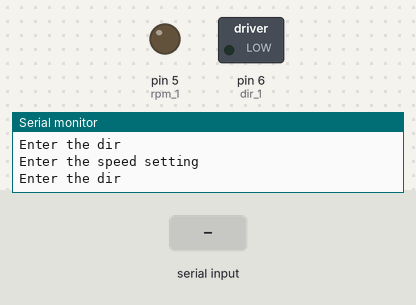
A sketch run on a simulated Arduino Uno, built with avr-gcc and run on an emulated ATmega328P. Parts: switched loads named in the sketch (green lamp = pin HIGH), output pins drawn as LEDs (lit = HIGH), the last lines printed to the serial monitor. The test bench sets the inputs (shaded band).

Above: at 2.2 s.
2.3 s: "1\n" received over Serial
At 3.0 s:
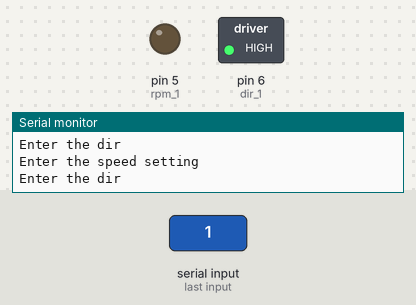
4.8 s: "90,45\n" received over Serial
6.3 s: "200\n" received over Serial
Timing chart, 0 to 9.3 s (numbered marks = the images above; inputs shaded):
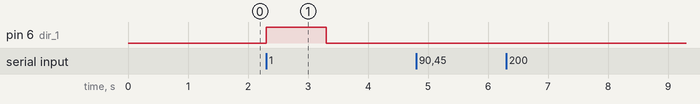

Measured:
- after the input at 2.3 s, pin 6 (dir_1): LOW → HIGH at once, → LOW 1.0 s later

The sketch:

motor_drive_test2.ino
```cpp
#define rpm_1 5
#define dir_1 6

int dir;
int rpm;

void change_dir(int sp, int dirn){
  update_speed(sp,0);
  if (dirn == 0){
    digitalWrite(dir_1, LOW);
    }
  else{
    digitalWrite(dir_1, HIGH);
    }
  update_speed(0,sp);
}


void update_speed(int curr, int updated) {
  if (curr > updated)
  {
    for (int i = curr; i >= updated; --i)
     {analogWrite(rpm_1, i);
     }
  }
  else {
    for (int j = curr; j <= updated; ++j)
      analogWrite(rpm_1, j);
  }
}


void forward(int x1, int y1){
    digitalWrite(dir_1, HIGH);
    update_speed(x1, y1);
}


void backward(int x2, int y2){
    digitalWrite(dir_1, LOW);
    update_speed(x2, y2);
}


void setup() {
  // put your setup code here, to run once:
pinMode(rpm_1, OUTPUT);
pinMode(dir_1, OUTPUT);
Serial.begin(9600);
int rpm = 0;
Serial.println("Enter the speed setting (default)");
int x = Serial.read();
if (x == 'f')
      rpm = 255;
  else if (x == 'g')
      rpm = 180;
  else if (x == 'h')
      rpm = 80;
Serial.println("Enter the direction (default)");
int dir = Serial.parseInt();
}


void loop() {
  // put your main code here, to run repeatedly:
  if (dir == 1){
      forward(0, rpm);
    }
  else{
      backward(0, rpm);
  }
  int curr_rpm = rpm;

  Serial.println("Enter the speed setting");
      int rpm_mode = Serial.read();
  //1 for clockwise and 0 for ccw
  Serial.println("Enter the dir");
      int dir_new = Serial.parseInt();

  if (rpm_mode == 'f')
      rpm = 255;
  else if (rpm_mode == 'g')
      rpm = 180;
  else if (rpm_mode == 'h')
      rpm = 80;

  if (dir_new == dir) {
    if (dir == 1)
      forward(curr_rpm, rpm);
    else if (dir == 0)
      backward(curr_rpm, rpm);
    }

  else {
        change_dir(dir_new, curr_rpm);
      }

  dir = dir_new;
  }
```
